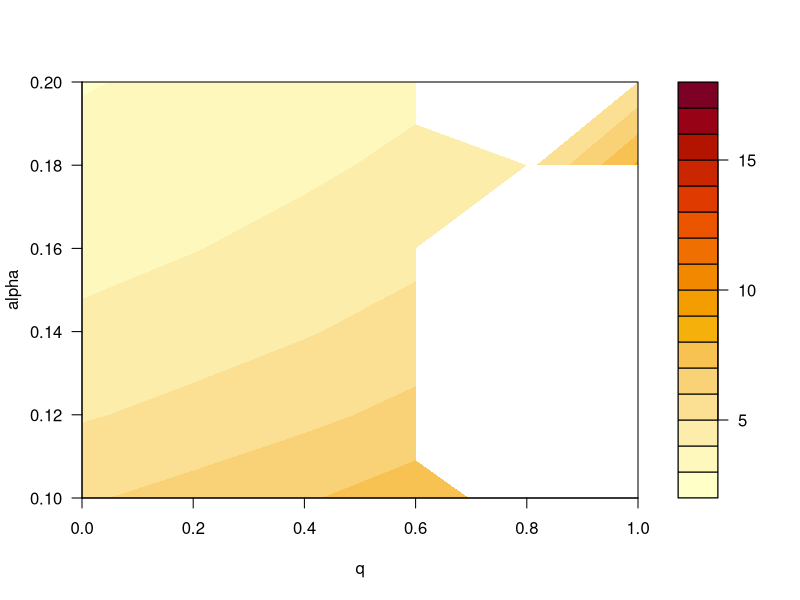

Write R code to recreate this figure.
# clear workspace
rm(list = ls())
require(deSolve)

# Set this working directory to where you want to save the figures.
# You need to write your own path here
###setwd('~/Desktop/MUN COVID/Second Wave/Figures/')

# Parameters as proposed for the new model

#"Calculated" Beta
#beta <- 0.516

## AH: Commented out, c is now something to solve for.
# Contact rate
#c.vec <- seq(2,4,0.5)

# Prob. transmission given contact
#alpha = beta/c
#alpha <- 0.18
alpha.vec <- seq(0.1,0.2,0.02)

# Days the model runs
t <- 100

# Days for test results
tau <- 2

# Prob. E -> I_p given leaving E #Published Miller (r=0.4)
r <- mean(0.4,0.25,0.37,0.42,0.51,0.59,0.2,0.76,0.76)

# Contact tracing effectiveness rate
q.vec <-  seq(0,1,0.2) #0.75

### AH: Please check these numbers with the published Miller,
### Metcalfe, Grenfell paper published in NAture Medicine - the
### numbers changed in the preprint vs. the published version.

# Decrease in asymptomatic infectivity
b_a <- 0.5

# Decrease in clinical contact rate      ##Published Miller(consider changing to vec of values? (0.1,0.5,1))
b_c <- 0.1

# Mean time spent in Exposed             #Published Miller
deltaE <- 1 / 3

# Mean time spent in Infected_Pre-Clinical
deltaI_p <- 1 / 2

# Mean time spent in Infected_Clinical
deltaI_c <- 1 / 3

# Mean time spent in Infected_Asymptomatic   #Published Miller
deltaI_a <- 1 / 5

# Mean time spent in Q
deltaQ <- 1 / ((1/deltaE + 1/deltaI_p)/2 + tau)

# Mean time spent in Q_a
deltaQ_a <- 1 / 14

# Mean time spent in S_q
deltaS_q <- 1 / 14

# Initial Population size
N <- 1

# Assumed the epidemic begins with 0.0001% of population exposed
# Canada's March 11 confirmed cases of covid
E0 <- 2.74*10^(-6)

# Returns the value of R at the final time for a given value of c.
timeloop = function(c){
  # Initial values:
  S = (N - E0)
  E = E0
  I_p = 0
  I_c = 0
  I_a = 0
  Q = 0
  Q_a = 0
  S_q = 0
  R = 0
  # Enter the values into df for t = 0 to 4 - establishes values for first 5 days
  df <- data.frame(time = seq(0:4), S=S, E=E, I_p=I_p, I_c = I_c, I_a = I_a, Q=Q, Q_a = Q_a, S_q = S_q, R=R)
  for (i in seq(5,t-1) ) {
    # Lagged variables
    S1  = df[i-1,"S"]
    S2  = df[i-2,"S"]
    S3  = df[i-3,"S"]
    E   = df[i,"E"]
    E4  = df[i-4,"E"]
    I_p = df[i,"I_p"]
    I_c = df[i,"I_c"]
    I_a = df[i,"I_a"]
    Q   = df[i,"Q"]
    Q_a = df[i,"Q_a"]
    S_q = df[i,"S_q"]
    R   = df[i, "R"]
    N   = S + E + I_p + I_c + I_a + Q + Q_a + S_q + R
    
    df[i+1, "S"] =   S - S * alpha * c * (I_p + b_c * I_c + b_a * I_a)/N- (E4*r*deltaE) * q * (1-alpha) * c * (b_c*(S+S1)+(S2+S3))/N + deltaS_q * S_q
    
    
    df[i+1, "E"] =   E + S * alpha * c * (I_p + b_c * I_c + b_a * I_a)/N- (E4*r*deltaE) * c * q * alpha * (b_c*(S+S1)+(S2+S3))/N- deltaE * E
    
    
    df[i+1, "I_p"] =  I_p+ r * deltaE * E - deltaI_p * I_p
    
    
    df[i+1, "I_c"] =  I_c+ deltaI_p * I_p+ deltaQ * Q- deltaI_c * I_c
    
    
    df[i+1, "I_a"] =  I_a+ (1-r) * deltaE * E- deltaI_a * I_a
    
    
    df[i+1, "Q"] =  Q+ (E4*r*deltaE) * c * q * alpha * r * (b_c*(S+S1)+(S2+S3))/N- deltaQ * Q
    
    
    df[i+1, "Q_a"] =  Q_a+ (E4*r*deltaE) * c * q * alpha * (1-r) * (b_c*(S+S1)+(S2+S3))/N-deltaQ_a * Q_a
    
    
    df[i+1, "S_q"] =  S_q + (E4*r*deltaE) * q * (1-alpha) * c * (b_c*(S+S1)+(S2+S3))/N - deltaS_q * S_q
    
    df[i+1, "R"] =  R + deltaI_c * I_c + deltaQ_a * Q_a + deltaI_a * I_a
  }
  diff.target = df[i+1,"R"] - target
  # The function returns the differnce between the final value of R and the target value
  return(diff.target)
}

# The following is a series adjusted for quarantining given contact tracing, adjusted using Miller et. al & Tang et. al

## The following has only been partially updated (Not entirely sure options out of Q)

#preallocate the output
output = matrix(rep(0,length(alpha.vec)*length(q.vec)),nrow=length(q.vec), ncol=length(alpha.vec))
# specify start and end values for the search across c values.
c.start <- 0
c.end <- 20
target <- 0.001

for(k in 1:length(alpha.vec)){
  alpha<-alpha.vec[k]
  for(j in 1:length(q.vec)){
    q<-q.vec[j]
    # The if clause is to prevent uniroot giving an error if there
    # exists no value of the final R such that the target is meet.
    if(sign(timeloop(c.start))==sign(timeloop(c.end))){
      output[j,k]=NA}
    else{
      cval <- uniroot(timeloop,c(c.start,c.end))$root
      output[j,k] <- cval}
  }}

filled.contour(q.vec,alpha.vec,output, xlab = "q", ylab = "alpha")

# However, I am not clear why R final can be bigger than 1. I think there
# is a mistake in your original code, which I just put inside a function
# and left unchanged. If N = 1 and there are no births and deaths, then
# R cannot be bigger than 1, because the sum of all the variables has to be 1 for all time.
